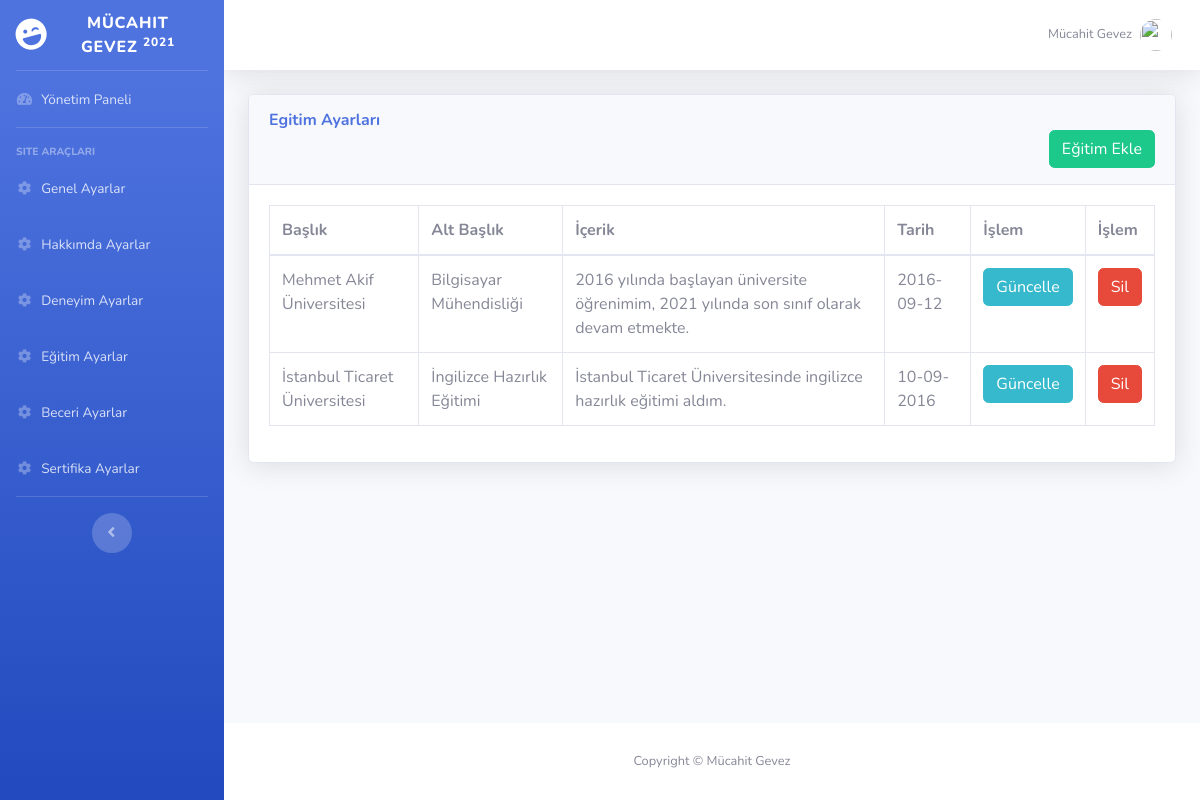
Screenshot of /Yonetim/egitim.php with the database file from the repository.
### tables this page shows
CREATE TABLE `egitim` (
  `id` int(11) NOT NULL,
  `baslik` varchar(500) NOT NULL,
  `altbaslik` varchar(50) NOT NULL,
  `icerik` text NOT NULL,
  `tarih` text NOT NULL
);

### Yonetim/egitim.php (the view)
<?php require_once'../ayarlar/baglan.php';
$egitimbak=$db->prepare("SELECT * FROM egitim");
$egitimbak->execute();
?>
        <?php require_once 'topbar.php'; ?>
        <div class="container-fluid">
          <div class="card shadow mb-4">
            <div class="card-header py-3">
              <h6 class="m-0 font-weight-bold text-primary">Egitim Ayarları</h6><div align="right"><a href="egitim-ekle.php" class="btn btn-success">Eğitim Ekle</a></div>
            </div>
            <div class="card-body">
              <div class="table-responsive">
                <table class="table table-bordered" id="dataTable" width="100%" cellspacing="0">
                  <thead>
                    <tr>
                      <th>Başlık</th>
                      <th>Alt Başlık</th>
                      <th>İçerik</th>
                      <th>Tarih</th>
                      <th>İşlem</th>
                      <th>İşlem</th>
                    </tr>
                  </thead>
                  <tbody>
                    <?php while ($egitimcek=$egitimbak->fetch(PDO::FETCH_ASSOC))  { ?>
                      <tr>
                      <td><?php echo $egitimcek["baslik"];  ?></td>
                      <td><?php echo $egitimcek["altbaslik"];  ?></td>
                      <td><?php echo $egitimcek["icerik"];  ?></td>
                      <td><?php echo $egitimcek["tarih"];  ?></td>
                      <td><a href="egitim-duzenle.php?egitim_id=<?php echo $egitimcek["id"];?>" class="btn btn-info">Güncelle</a></td>
                      <td><a href="../ayarlar/islem.php?egitim_sil=<?php echo $egitimcek["id"];?>&silindi=ok" class="btn btn-danger">Sil</td>
                    </tr>
                    <?php } ?>
                  </tbody>
                </table>
              </div>
            </div>
          </div>
        </div>
      </div>
     <?php require_once 'footer.php'; ?>

### rows the page displays
egitim: baslik "Mehmet Akif Üniversitesi", altbaslik "Bilgisayar Mühendisliği", icerik "2016 yılında başlayan üniversite öğrenimim, 2021 yılında son sınıf olarak devam etmekte.", tarih "2016-09-12"
egitim: baslik "İstanbul Ticaret Üniversitesi", altbaslik "İngilizce Hazırlık Eğitimi", icerik "İstanbul Ticaret Üniversitesinde ingilizce hazırlık eğitimi aldım.", tarih "10-09-2016"
